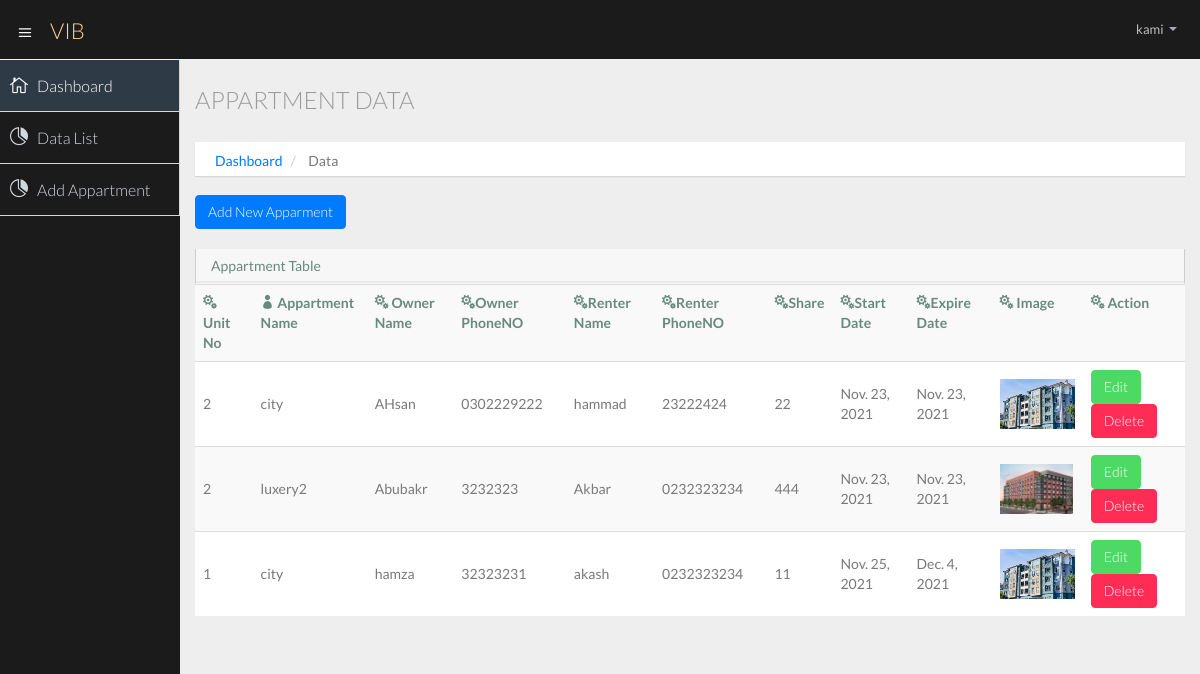
Screenshot of /appartmentlist/ (signed in) with the database file from the repository.
### mainapp/models.py (models this page shows, shortened)
class addapartment(models.Model):
    id = models.AutoField(primary_key=True)
    user = models.ForeignKey(User, on_delete=models.CASCADE)
    appname = models.CharField(max_length=800)
    owner = models.CharField(max_length=800)
    renter =  models.CharField(max_length=800, default='1')
    OPhone =  models.CharField(max_length=800,default='1')
    RPhone =  models.CharField(max_length=800,default='1')
    share = models.PositiveIntegerField(default='1')
    stno = models.PositiveIntegerField(default='2')
    startdate = models.DateField(default=datetime.now(), blank=True)
    expiredate = models.DateField(default=datetime.now(), blank=True)
    image = models.FileField(upload_to ='image/',null=True)

### mainapp/views.py (the view)
# urls.py: path('appartmentlist/', views.appartmentlist, name='appartmentlist'),
def appartmentlist(request):
     user1 = User.objects.get(username=request.user.username)
     app = addapartment.objects.filter(user=user1)
     context = {'app': app}
     return render(request, 'appartmentlist.html', context)

### templates/appartmentlist.html (shortened to what this page needs)
{% extends 'basic1.html' %}
{% block body %}
{% load static %}
<section id="main-content">
  <section class="wrapper">
    <div class="row">
      <div class="col-lg-12">
        <h3 class="page-header"> Appartment Data</h3>
        <ol class="breadcrumb">
          <li><a href="/company/dashboard/">Dashboard</a></li>
          <li>Data</li>
        </ol>
      </div>
    </div>
    <div class="row">
      <div class="col-lg-12">
        <a class="btn btn-primary" href="/addappartment">Add New Apparment</a><br>
      </div><br>
      <div class="col-lg-12">
        <section class="panel">
          <header class="panel-heading">
            Appartment Table
          </header>
          <table class="table table-striped table-advance table-hover">
            <tbody>
              <tr>
              <th><i class="icon_cogs"></i> Unit No</th>
                <th><i class="icon_profile"></i> Appartment Name</th>
                   <th><i class="icon_cogs"></i> Owner Name</th>
                      <th><i class="icon_cogs"></i>Owner PhoneNO </th>
                         <th><i class="icon_cogs"></i>Renter Name </th>
                            <th><i class="icon_cogs"></i>Renter PhoneNO </th>
                               <th><i class="icon_cogs"></i>Share</th>
                                 <th><i class="icon_cogs"></i>Start Date</th>
                                   <th><i class="icon_cogs"></i>Expire Date</th>
                         <th><i class="icon_cogs"></i> Image</th>
                <th><i class="icon_cogs"></i> Action</th>
              </tr>
              {% if app %}
              {% for a in app %}
              <tr>
              <td>{{a.stno}}</td>
                <td>{{a.appname }}</td>
                <td>{{a.owner}}</td>
               <td>{{a.OPhone}}</td>
                <td>{{a.renter}}</td>
                 <td>{{a.RPhone}}</td>
                   <td>{{a.share}}</td>
                     <td>{{a.startdate}}</td>
                       <td>{{a.expiredate}}</td>
                <td>   <img src="{{a.image.url}}" alt="" style=' height:50px;'></td>
                <td>
                  <div class="">
                    <a class="btn btn-success" href="{% url 'update' a.id %}">Edit</a>
                    <a class="btn btn-danger" href="{% url 'delete' a.id %}">Delete</a>
                  </div>
                </td>
              </tr>
              {% endfor %}
              {% else %}
              <tr>
                <td class="text-center">no record found.</td>
              </tr>
              {% endif %}
            </tbody>
          </table>
        </section>
      </div>
    </div>
  </section>
</section>
{% endblock body %}

### templates/basic1.html (shortened to what this page needs)
<!DOCTYPE html>
<html lang="en">
<head>
  {% load static %}
  <link href="{% static 'cassets/css/bootstrap-theme.css' %}" rel="stylesheet">
  <link href="{% static 'cassets/css/elegant-icons-style.css' %}" rel="stylesheet" />
  <link href="{% static 'cassets/css/style.css' %}" rel="stylesheet">
  <link href="{% static 'cassets/css/style-responsive.css' %}" rel="stylesheet" />
</head>
<body>
  <section id="container" class="">
    <header class="header dark-bg">
      <div class="toggle-nav">
        <div class="icon-reorder tooltips" data-original-title="" data-placement="bottom"><i class="icon_menu"></i>
        </div>
      </div>
      <a href="/dashboard" class="logo">VIB </a>
      <div class="top-nav notification-row">
        <ul class="nav pull-right top-menu">
          <li class="dropdown">
            <a data-toggle="dropdown" class="dropdown-toggle" href="#">
              <span class="username">{{request.user}}</span>
              <b class="caret"></b>
            </a>
          </li>
        </ul>
      </div>
    </header>
    <aside>
      <div id="sidebar" class="nav-collapse ">
        <ul class="sidebar-menu">
          <li class="active">
            <a class="" href="/dashboard">
              <i class="icon_house_alt"></i>
              <span>Dashboard</span>
            </a>
          </li>
          <li>
            <a class="" href="/appartmentlist">
              <i class="icon_piechart"></i>
              <span>Data List</span>
            </a>
          </li>
          <li>
            <a class="" href="/addappartment">
              <i class="icon_piechart"></i>
              <span>Add Appartment</span>
            </a>
          </li>
        </ul>
      </div>
    </aside>
    {% block body %}
    {% endblock body %}
  </section>
</body>
</html>

### rows the page displays
addapartment: stno "2", appname "city", owner "AHsan", OPhone "0302229222", renter "hammad", RPhone "23222424", share "22", startdate "Nov. 23, 2021", expiredate "Nov. 23, 2021", image (picture)
addapartment: stno "2", appname "luxery2", owner "Abubakr", OPhone "3232323", renter "Akbar", RPhone "0232323234", share "444", startdate "Nov. 23, 2021", expiredate "Nov. 23, 2021", image (picture)
addapartment: stno "1", appname "city", owner "hamza", OPhone "32323231", renter "akash", RPhone "0232323234", share "11", startdate "Nov. 25, 2021", expiredate "Dec. 4, 2021", image (picture)

### other values shown
{{ request.user }} "kami"
